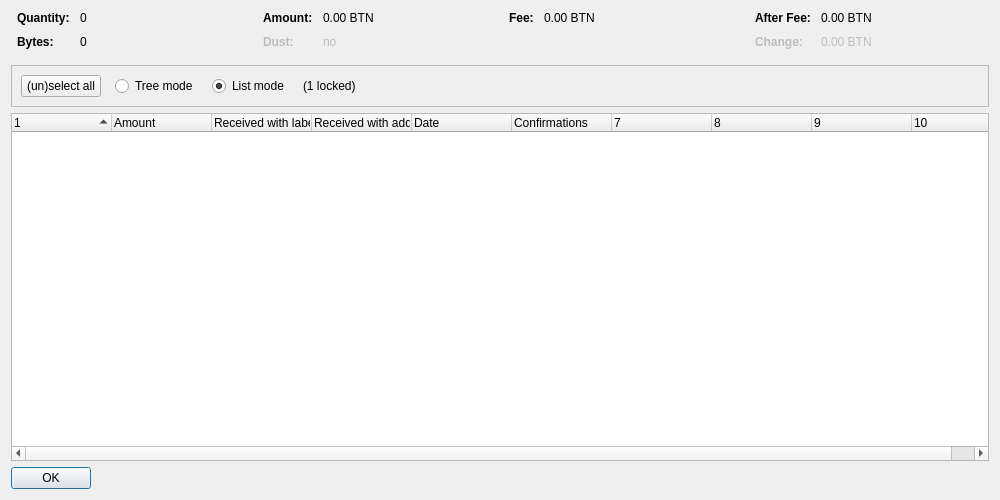
<?xml version="1.0" encoding="UTF-8"?>
<ui version="4.0">
 <class>CoinControlDialog</class>
 <widget class="QDialog" name="CoinControlDialog">
  <property name="geometry">
   <rect>
    <x>0</x>
    <y>0</y>
    <width>1000</width>
    <height>500</height>
   </rect>
  </property>
  <property name="windowTitle">
   <string>Coin Selection</string>
  </property>
  <layout class="QVBoxLayout" name="verticalLayout">
   <item>
    <layout class="QHBoxLayout" name="horizontalLayoutTop" stretch="0,0,0,0">
     <property name="topMargin">
      <number>0</number>
     </property>
     <property name="bottomMargin">
      <number>10</number>
     </property>
     <item>
      <layout class="QFormLayout" name="formLayoutCoinControl1">
       <property name="horizontalSpacing">
        <number>10</number>
       </property>
       <property name="verticalSpacing">
        <number>10</number>
       </property>
       <property name="leftMargin">
        <number>6</number>
       </property>
       <property name="rightMargin">
        <number>6</number>
       </property>
       <item row="0" column="0">
        <widget class="QLabel" name="labelCoinControlQuantityText">
         <property name="font">
          <font>
           <weight>75</weight>
           <bold>true</bold>
          </font>
         </property>
         <property name="text">
          <string>Quantity:</string>
         </property>
        </widget>
       </item>
       <item row="0" column="1">
        <widget class="QLabel" name="labelCoinControlQuantity">
         <property name="cursor">
          <cursorShape>IBeamCursor</cursorShape>
         </property>
         <property name="contextMenuPolicy">
          <enum>Qt::ActionsContextMenu</enum>
         </property>
         <property name="text">
          <string notr="true">0</string>
         </property>
         <property name="textInteractionFlags">
          <set>Qt::LinksAccessibleByMouse|Qt::TextSelectableByKeyboard|Qt::TextSelectableByMouse</set>
         </property>
        </widget>
       </item>
       <item row="1" column="0">
        <widget class="QLabel" name="labelCoinControlBytesText">
         <property name="font">
          <font>
           <weight>75</weight>
           <bold>true</bold>
          </font>
         </property>
         <property name="text">
          <string>Bytes:</string>
         </property>
        </widget>
       </item>
       <item row="1" column="1">
        <widget class="QLabel" name="labelCoinControlBytes">
         <property name="cursor">
          <cursorShape>IBeamCursor</cursorShape>
         </property>
         <property name="contextMenuPolicy">
          <enum>Qt::ActionsContextMenu</enum>
         </property>
         <property name="text">
          <string notr="true">0</string>
         </property>
         <property name="textInteractionFlags">
          <set>Qt::LinksAccessibleByMouse|Qt::TextSelectableByKeyboard|Qt::TextSelectableByMouse</set>
         </property>
        </widget>
       </item>
      </layout>
     </item>
     <item>
      <layout class="QFormLayout" name="formLayoutCoinControl2">
       <property name="horizontalSpacing">
        <number>10</number>
       </property>
       <property name="verticalSpacing">
        <number>10</number>
       </property>
       <property name="leftMargin">
        <number>6</number>
       </property>
       <property name="rightMargin">
        <number>6</number>
       </property>
       <item row="0" column="0">
        <widget class="QLabel" name="labelCoinControlAmountText">
         <property name="font">
          <font>
           <weight>75</weight>
           <bold>true</bold>
          </font>
         </property>
         <property name="text">
          <string>Amount:</string>
         </property>
        </widget>
       </item>
       <item row="0" column="1">
        <widget class="QLabel" name="labelCoinControlAmount">
         <property name="cursor">
          <cursorShape>IBeamCursor</cursorShape>
         </property>
         <property name="contextMenuPolicy">
          <enum>Qt::ActionsContextMenu</enum>
         </property>
         <property name="text">
          <string notr="true">0.00 BTN</string>
         </property>
         <property name="textInteractionFlags">
          <set>Qt::LinksAccessibleByMouse|Qt::TextSelectableByKeyboard|Qt::TextSelectableByMouse</set>
         </property>
        </widget>
       </item>
       <item row="1" column="0">
        <widget class="QLabel" name="labelCoinControlLowOutputText">
         <property name="enabled">
          <bool>false</bool>
         </property>
         <property name="font">
          <font>
           <weight>75</weight>
           <bold>true</bold>
          </font>
         </property>
         <property name="text">
          <string>Dust:</string>
         </property>
        </widget>
       </item>
       <item row="1" column="1">
        <widget class="QLabel" name="labelCoinControlLowOutput">
         <property name="enabled">
          <bool>false</bool>
         </property>
         <property name="cursor">
          <cursorShape>IBeamCursor</cursorShape>
         </property>
         <property name="contextMenuPolicy">
          <enum>Qt::ActionsContextMenu</enum>
         </property>
         <property name="text">
          <string notr="true">no</string>
         </property>
         <property name="textInteractionFlags">
          <set>Qt::LinksAccessibleByMouse|Qt::TextSelectableByKeyboard|Qt::TextSelectableByMouse</set>
         </property>
        </widget>
       </item>
      </layout>
     </item>
     <item>
      <layout class="QFormLayout" name="formLayoutCoinControl3">
       <property name="horizontalSpacing">
        <number>10</number>
       </property>
       <property name="verticalSpacing">
        <number>10</number>
       </property>
       <property name="leftMargin">
        <number>6</number>
       </property>
       <property name="rightMargin">
        <number>6</number>
       </property>
       <item row="0" column="0">
        <widget class="QLabel" name="labelCoinControlFeeText">
         <property name="font">
          <font>
           <weight>75</weight>
           <bold>true</bold>
          </font>
         </property>
         <property name="text">
          <string>Fee:</string>
         </property>
        </widget>
       </item>
       <item row="0" column="1">
        <widget class="QLabel" name="labelCoinControlFee">
         <property name="cursor">
          <cursorShape>IBeamCursor</cursorShape>
         </property>
         <property name="contextMenuPolicy">
          <enum>Qt::ActionsContextMenu</enum>
         </property>
         <property name="text">
          <string notr="true">0.00 BTN</string>
         </property>
         <property name="textInteractionFlags">
          <set>Qt::LinksAccessibleByMouse|Qt::TextSelectableByKeyboard|Qt::TextSelectableByMouse</set>
         </property>
        </widget>
       </item>
      </layout>
     </item>
     <item>
      <layout class="QFormLayout" name="formLayoutCoinControl4">
       <property name="horizontalSpacing">
        <number>10</number>
       </property>
       <property name="verticalSpacing">
        <number>10</number>
       </property>
       <property name="leftMargin">
        <number>6</number>
       </property>
       <property name="rightMargin">
        <number>6</number>
       </property>
       <item row="0" column="0">
        <widget class="QLabel" name="labelCoinControlAfterFeeText">
         <property name="font">
          <font>
           <weight>75</weight>
           <bold>true</bold>
          </font>
         </property>
         <property name="text">
          <string>After Fee:</string>
         </property>
        </widget>
       </item>
       <item row="0" column="1">
        <widget class="QLabel" name="labelCoinControlAfterFee">
         <property name="cursor">
          <cursorShape>IBeamCursor</cursorShape>
         </property>
         <property name="contextMenuPolicy">
          <enum>Qt::ActionsContextMenu</enum>
         </property>
         <property name="text">
          <string notr="true">0.00 BTN</string>
         </property>
         <property name="textInteractionFlags">
          <set>Qt::LinksAccessibleByMouse|Qt::TextSelectableByKeyboard|Qt::TextSelectableByMouse</set>
         </property>
        </widget>
       </item>
       <item row="1" column="0">
        <widget class="QLabel" name="labelCoinControlChangeText">
         <property name="enabled">
          <bool>false</bool>
         </property>
         <property name="font">
          <font>
           <weight>75</weight>
           <bold>true</bold>
          </font>
         </property>
         <property name="text">
          <string>Change:</string>
         </property>
        </widget>
       </item>
       <item row="1" column="1">
        <widget class="QLabel" name="labelCoinControlChange">
         <property name="enabled">
          <bool>false</bool>
         </property>
         <property name="cursor">
          <cursorShape>IBeamCursor</cursorShape>
         </property>
         <property name="contextMenuPolicy">
          <enum>Qt::ActionsContextMenu</enum>
         </property>
         <property name="text">
          <string notr="true">0.00 BTN</string>
         </property>
         <property name="textInteractionFlags">
          <set>Qt::LinksAccessibleByMouse|Qt::TextSelectableByKeyboard|Qt::TextSelectableByMouse</set>
         </property>
        </widget>
       </item>
      </layout>
     </item>
    </layout>
   </item>
   <item>
    <widget class="QFrame" name="frame">
     <property name="minimumSize">
      <size>
       <width>0</width>
       <height>40</height>
      </size>
     </property>
     <property name="frameShape">
      <enum>QFrame::StyledPanel</enum>
     </property>
     <property name="frameShadow">
      <enum>QFrame::Sunken</enum>
     </property>
     <layout class="QHBoxLayout" name="horizontalLayout">
      <item>
       <layout class="QHBoxLayout" name="horizontalLayoutPanel" stretch="0,0,0,0,0">
        <property name="spacing">
         <number>14</number>
        </property>
        <item>
         <widget class="QPushButton" name="pushButtonSelectAll">
          <property name="sizePolicy">
           <sizepolicy hsizetype="Maximum" vsizetype="Fixed">
            <horstretch>0</horstretch>
            <verstretch>0</verstretch>
           </sizepolicy>
          </property>
          <property name="text">
           <string>(un)select all</string>
          </property>
          <property name="autoDefault">
           <bool>false</bool>
          </property>
         </widget>
        </item>
        <item>
         <widget class="QRadioButton" name="radioTreeMode">
          <property name="sizePolicy">
           <sizepolicy hsizetype="Maximum" vsizetype="Fixed">
            <horstretch>0</horstretch>
            <verstretch>0</verstretch>
           </sizepolicy>
          </property>
          <property name="text">
           <string>Tree mode</string>
          </property>
         </widget>
        </item>
        <item>
         <widget class="QRadioButton" name="radioListMode">
          <property name="sizePolicy">
           <sizepolicy hsizetype="Maximum" vsizetype="Fixed">
            <horstretch>0</horstretch>
            <verstretch>0</verstretch>
           </sizepolicy>
          </property>
          <property name="text">
           <string>List mode</string>
          </property>
          <property name="checked">
           <bool>true</bool>
          </property>
         </widget>
        </item>
        <item>
         <widget class="QLabel" name="labelLocked">
          <property name="text">
           <string notr="true">(1 locked)</string>
          </property>
         </widget>
        </item>
        <item>
         <spacer name="horizontalSpacer">
          <property name="orientation">
           <enum>Qt::Horizontal</enum>
          </property>
          <property name="sizeHint" stdset="0">
           <size>
            <width>40</width>
            <height>20</height>
           </size>
          </property>
         </spacer>
        </item>
       </layout>
      </item>
     </layout>
    </widget>
   </item>
   <item>
    <widget class="CoinControlTreeWidget" name="treeWidget">
     <property name="contextMenuPolicy">
      <enum>Qt::CustomContextMenu</enum>
     </property>
     <property name="sortingEnabled">
      <bool>false</bool>
     </property>
     <property name="columnCount">
      <number>10</number>
     </property>
     <attribute name="headerShowSortIndicator" stdset="0">
      <bool>true</bool>
     </attribute>
     <attribute name="headerStretchLastSection">
      <bool>false</bool>
     </attribute>
     <column>
      <property name="text">
       <string/>
      </property>
     </column>
     <column>
      <property name="text">
       <string>Amount</string>
      </property>
     </column>
     <column>
      <property name="text">
       <string>Received with label</string>
      </property>
     </column>
     <column>
      <property name="text">
       <string>Received with address</string>
      </property>
     </column>
     <column>
      <property name="text">
       <string>Date</string>
      </property>
     </column>
     <column>
      <property name="text">
       <string>Confirmations</string>
      </property>
      <property name="toolTip">
       <string>Confirmed</string>
      </property>
     </column>
     <column>
      <property name="text">
       <string/>
      </property>
     </column>
     <column>
      <property name="text">
       <string/>
      </property>
     </column>
     <column>
      <property name="text">
       <string/>
      </property>
     </column>
     <column>
      <property name="text">
       <string/>
      </property>
     </column>
    </widget>
   </item>
   <item>
    <widget class="QDialogButtonBox" name="buttonBox">
     <property name="sizePolicy">
      <sizepolicy hsizetype="Maximum" vsizetype="Fixed">
       <horstretch>0</horstretch>
       <verstretch>0</verstretch>
      </sizepolicy>
     </property>
     <property name="orientation">
      <enum>Qt::Horizontal</enum>
     </property>
     <property name="standardButtons">
      <set>QDialogButtonBox::Ok</set>
     </property>
    </widget>
   </item>
  </layout>
 </widget>
 <customwidgets>
  <customwidget>
   <class>CoinControlTreeWidget</class>
   <extends>QTreeWidget</extends>
   <header>coincontroltreewidget.h</header>
  </customwidget>
 </customwidgets>
 <resources/>
 <connections/>
</ui>
